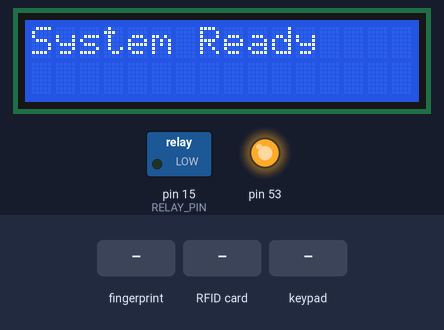
Bench run of a sketch on a simulated Arduino Mega 2560, built with avr-gcc and run on an emulated ATmega2560. Parts: 16×2 character LCD, switched loads named in the sketch (green lamp = pin HIGH), output pins drawn as LEDs (lit = HIGH). The test bench sets the inputs (shaded band). What the sketch prints to the serial monitor is not drawn.

Above: at 2.3 s.
2.4 s: finger stored as number 1 placed on the sensor
At 3.05 s:
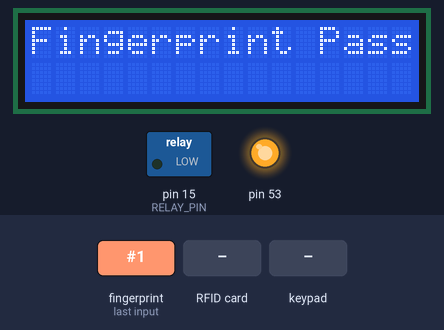
At 5.3 s:
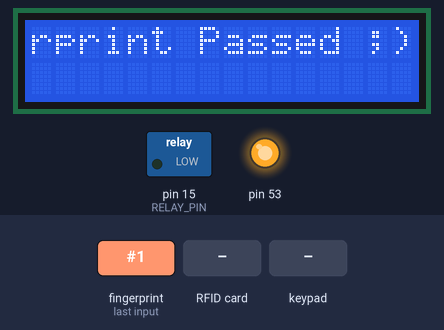
5.4 s: RFID card 5E 7A 19 C4 held to the reader
8.4 s: key '*' pressed
11.4 s: key '#' pressed
14.4 s: keypad keys 0 6 0 5 pressed 0.4 s apart
At 16.04 s:
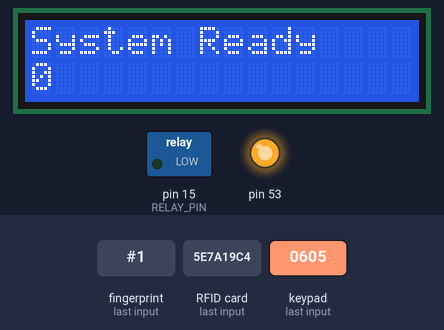
17.5 s: keypad keys 0 6 0 5 # pressed 0.4 s apart
At 22.44 s:
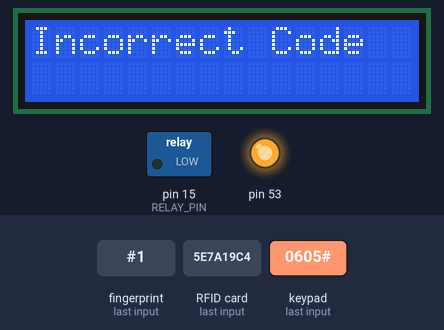
Timing chart, 0 to 23.7 s (numbered marks = the images above; inputs shaded):
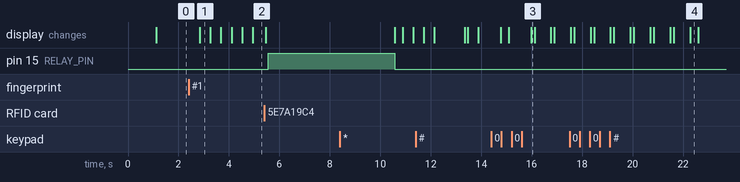

The sketch:

dacn1_added.ino
```cpp
#include <Wire.h>
#include <LiquidCrystal_I2C.h>
#include <SPI.h>
#include <MFRC522.h>
#include <Keypad.h>
#include <Adafruit_Fingerprint.h>
#include <HardwareSerial.h>
#include <time.h>

// RFID Module setup
#define RST_PIN 0  // RFID Reset pin
#define SS_PIN 5   // RFID SPI SS pin
#define mySerial Serial2 // use UART2 for AS608
#define RELAY_PIN 15 //Relay IN pin
MFRC522 rfid(SS_PIN, RST_PIN);

// LCD Setup
LiquidCrystal_I2C lcd(0x27, 16, 2);

// Keypad Setup
const byte ROWS = 4;
const byte COLS = 3;
char keys[ROWS][COLS] =
{
    { '1', '2', '3' },
    { '4', '5', '6' },
    { '7', '8', '9' },
    { '*', '0', '#' }
};
byte rowPins[ROWS] = { 13, 12, 14, 27 };
byte colPins[COLS] = { 26, 25, 33 };
Keypad keypad = Keypad(makeKeymap(keys), rowPins, colPins, ROWS, COLS);

// Fingerprint Sensor Setup
Adafruit_Fingerprint finger = Adafruit_Fingerprint(&mySerial);

// Authorized Credentials
const String authorizedRFID1 = "132C92D";  //UID1
const String correctPassword = "0605";
String enteredPassword = "";

// Function Prototypes
bool verifyFingerprint();
void unlockAccess();

void setup()
{
    Serial.begin(500000);
    mySerial.begin(57600, SERIAL_8N1, 16, 17);
    SPI.begin();
    rfid.PCD_Init();
    lcd.init();
    lcd.backlight();

    pinMode(RELAY_PIN, OUTPUT);
    digitalWrite(RELAY_PIN, LOW);  // Keep lock closed

    finger.begin(57600);
    if (finger.verifyPassword())
    {
        Serial.println("Fingerprint sensor found!");
    }
    else
    {
        Serial.println("Fingerprint sensor not detected.");
    }

    Serial.println("System Ready");
    lcd.setCursor(0, 0);
    lcd.print("System Ready");
}

void loop()
{
    // Check RFID
    if (rfid.PICC_IsNewCardPresent() && rfid.PICC_ReadCardSerial())
    {
        String uid = "";
        for (byte i = 0; i < rfid.uid.size; i++)
        {
            uid += String(rfid.uid.uidByte[i], HEX);
        }
        uid.toUpperCase();
        Serial.println("RFID UID detected: " + uid);

        uid.trim();
        if (uid == authorizedRFID1 )
        {
            unlockAccess();
        }
        else
        {
            displayMessage("Unauthorized Access");
            Serial.println("Unauthorized RFID card");
            delay(700);
            displayMessage("System Ready");
        }
        rfid.PICC_HaltA();
    }

    // Check Keypad Input
    char key = keypad.getKey();
    if (key)
    {
        if (key == '#')
        {
            if (enteredPassword == correctPassword)
            {
                unlockAccess();
            }
            else
            {
                displayMessage("Incorrect Code");
                Serial.println("Incorrect password");
                delay(200);
                displayMessage("System Ready");
            }
            enteredPassword = "";
        }
        else if (key == '*')
        {
            enteredPassword = "";
            Serial.println("Password reset");
            displayMessage("Reset Code");
            delay(300);
            displayMessage("System Ready");
        }
        else
            {
            enteredPassword += key;
            Serial.print("*");
            lcd.setCursor(0, 1);
            lcd.print(enteredPassword);
            }
    }

    // Check Fingerprint Authentication
    if (verifyFingerprint()==true)
    {
        unlockAccess();
    }
    if (verifyFingerprint()==false)
    {
        displayMessage("System Ready");
    }
}

// Function to Verify Fingerprint
bool verifyFingerprint()
{
    int p = finger.getImage();
    if (p != FINGERPRINT_OK) return false;

    p = finger.image2Tz();
    if (p != FINGERPRINT_OK) return false;

    p = finger.fingerSearch();
    if (p == FINGERPRINT_OK)
    {
        Serial.println("Fingerprint recognised");
        displayMessage("Fingerprint Passed ;)");
        return true;
    }
    else
    {
        Serial.println("Fingerprint not recognized");
        displayMessage("Fingerprint Denied =))");
        return false;
        delay(400);
    }
}


// Function to Unlock Access
void unlockAccess()
{
    Serial.println("Access Granted!");
    displayMessage("Access Granted!");
    digitalWrite(RELAY_PIN, HIGH);
    delay(5000);
    digitalWrite(RELAY_PIN, LOW);
    Serial.println("Lock Relocked");
    displayMessage("System Ready");
}

// Function to Display LCD Messages
void displayMessage(String message)
{
    lcd.clear();
    lcd.setCursor(0, 0);
    if (message.length() <= 16)
    {
        lcd.print(message); // If the message fits, just display it
    }
    else
    {
        for (int i = 0; i <= message.length() - 16; i++)
        {
            lcd.clear();
            lcd.setCursor(0, 0);
            lcd.print(message.substring(i, i + 20)); // Display scrolling window
            delay(400); // Adjust delay for speed control
        }
    }
    delay(100);
}
```

Measured:
- after the input at 2.4 s, the display: changes after 0.44 s (image 1)
- after the input at 14.4 s, the display: first differs from a run without the input after 1.6 s (image 3)
- what the display in image 1 shows lasts 0.5 s, from 2.8 s to 3.3 s
